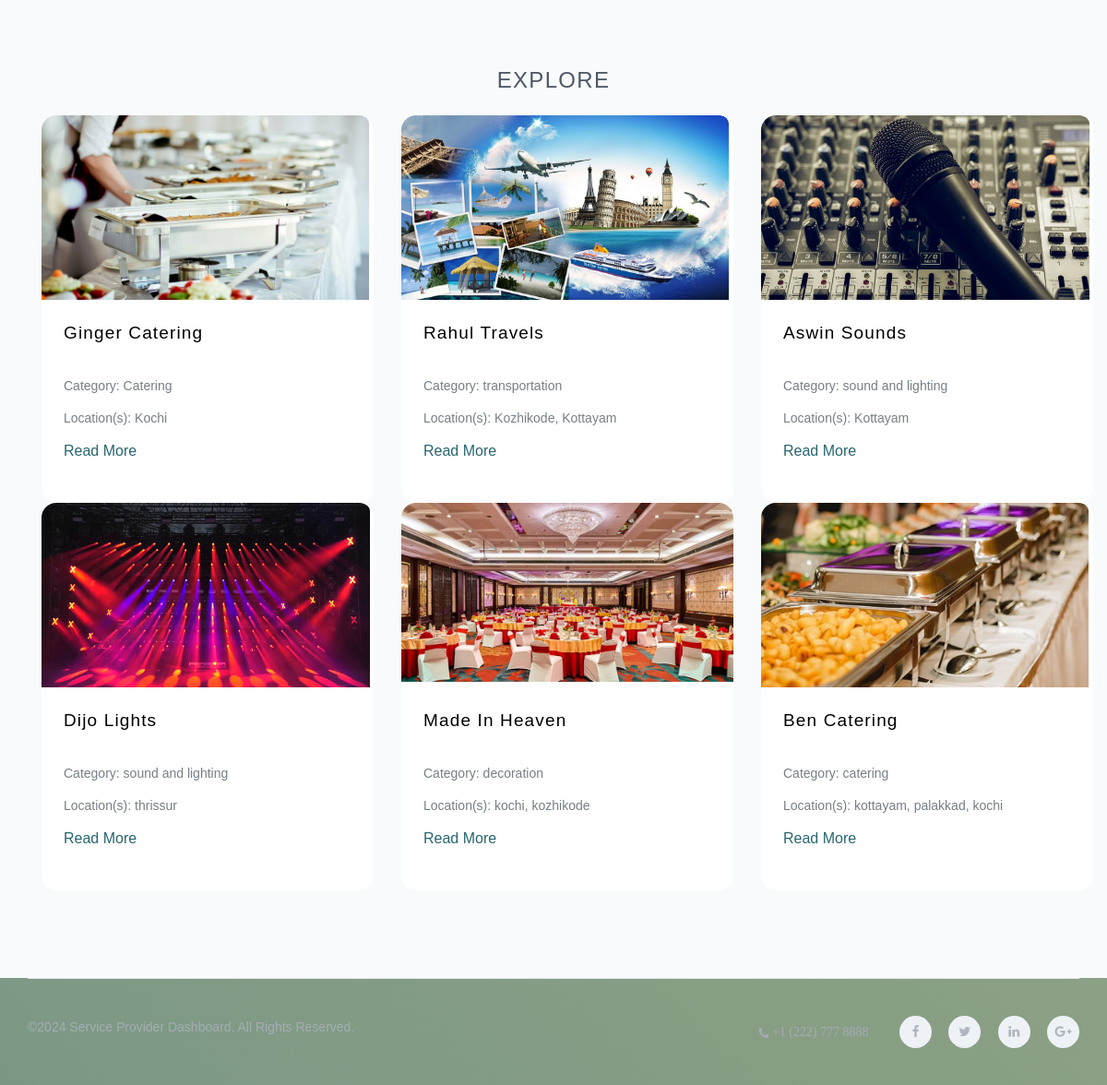
The page /services/ (lower part) on the database as committed earlier.
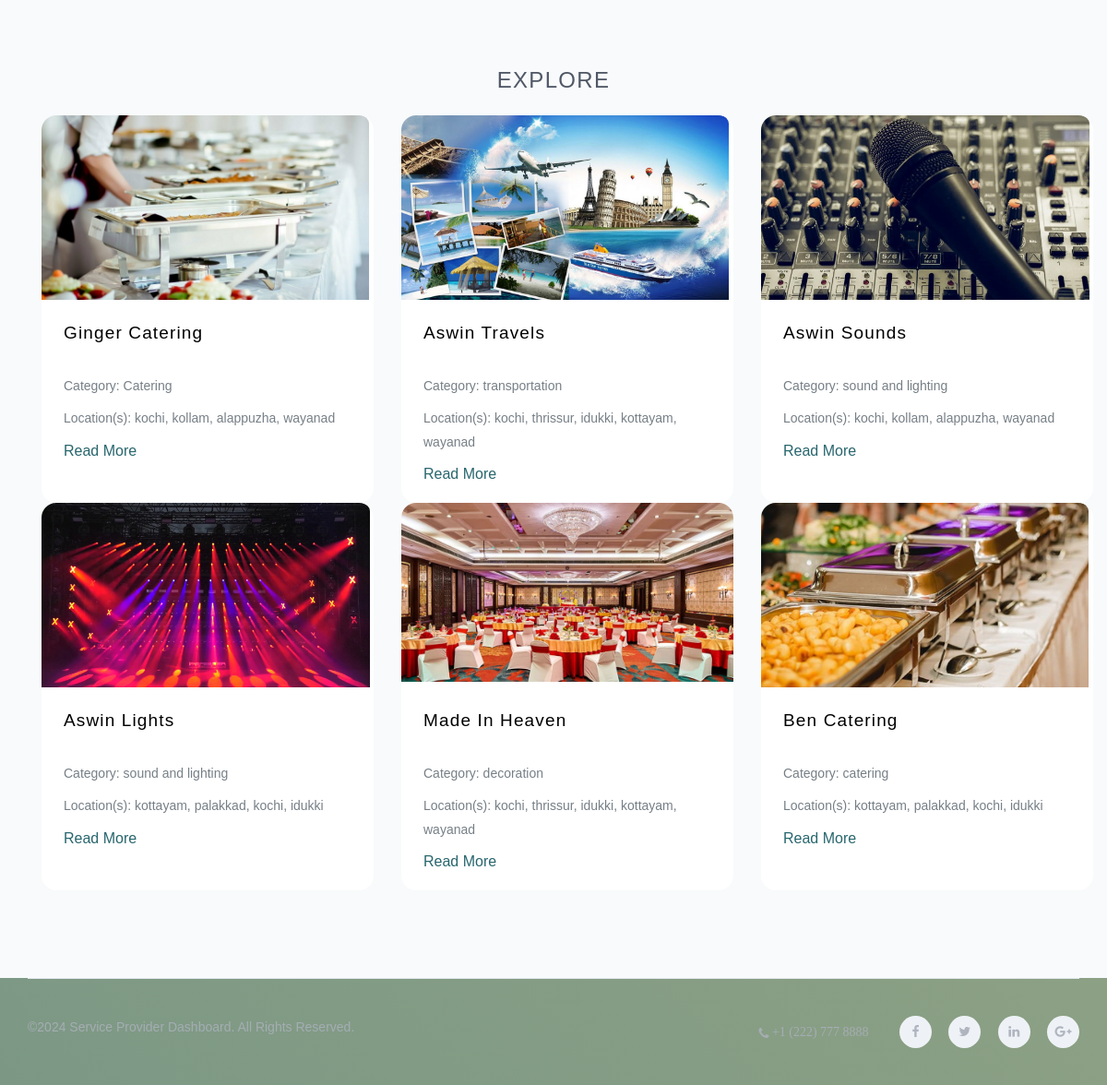
The same page on the database as committed later.
### eventapp/models.py (models this page shows, shortened)
class Service(models.Model):
    name = models.CharField(max_length=255)
    category = models.CharField(max_length=100)
    image = models.ImageField(upload_to='service_images/')
    locations = models.TextField(null=True)
    services_provided = models.TextField()
    description = models.TextField()
    rating = models.IntegerField(default=0,null=True)
    capacity = models.IntegerField(null=True)
    org_user=models.ForeignKey(CustomUser, on_delete=models.CASCADE,null=True,blank=True)
    rate = models.IntegerField(default=0,null=True)

### eventapp/views.py (the view)
# urls.py: path('services/', views.services, name='services'),
def services(request):
    if request.method == 'GET':
        service_input = request.GET.get('serviceInput', '').strip()
        city_input = request.GET.get('cityInput', '').strip()
        search = Service.objects.filter(category__iexact=service_input, locations__contains=city_input)
        view_search = {'search': search}
        services = Service.objects.all()[:6]
        view_service = {'services': services}
        return render(request, 'services.html', {**view_search, **view_service})
    services = Service.objects.all()[:6]
    view_service = {'services': services}
    return render(request, 'services.html', view_service)

### templates/services.html (shortened to what this page needs)
{% load static %}
<!doctype html>
<html class="no-js" lang="en">
    <head>
        <link rel="stylesheet" href="{% static 'css/styles.css' %}" type="text/css">
		<link rel="stylesheet" href="{% static 'css/animate.css' %}" type="text/css">
		<link rel="stylesheet" href="{% static 'css/bootnav.css' %}" type="text/css">
		<link rel="stylesheet" href="{% static 'css/bootstrap.min.css' %}" type="text/css">
		<link rel="stylesheet" href="{% static 'css/flaticon.css' %}" type="text/css">
		<link rel="stylesheet" href="{% static 'css/font-awesome.min.css' %}" type="text/css">
		<link rel="stylesheet" href="{% static 'css/linearicons.css' %}" type="text/css">
		<link rel="stylesheet" href="{% static 'css/responsive.css' %}" type="text/css">
		<link rel="stylesheet" href="{% static 'css/slick.css' %}" type="text/css">
		<link rel="stylesheet" href="{% static 'css/slick-theme.css' %}" type="text/css">
    </head>
	<body>
		<section id="explore" class="explore">
			<div class="container">
				<div class="section-header">
					<h2>explore</h2>
				</div>
				{% block content %}
<div class="container">
    <div class="row">
        {% for i in services %}
            <div class="col-md-4">
                <article>
                    <div class="article-wrapper">
                        <figure>
                            <img src="{{ i.image.url }}" class="card-img-top" alt="Service Image">
                        </figure>
                        <div class="article-body">
                            <h2>{{ i.name }}</h2><br>
                            <p>Category: {{ i.category }}<br></p>
                            <p>Location(s): {{ i.locations }}<br></p>
                            <a href="{% url 'viewservices' i.id %}" class="read-more">
                                Read more <span class="sr-only">about {{ i.name }}</span>
                            </a>
                        </div>
                    </div>
                </article>
            </div>
        {% endfor %}
    </div>
</div>
{% endblock %}
		</section>
		<footer id="footer"  class="footer">
			<div class="container">
				<div class="hm-footer-copyright">
					<div class="row">
						<div class="col-sm-5">
							<p>
								&copy;2024 Service Provider Dashboard. All rights reserved.</p>
						</div>
						<div class="col-sm-7">
							<div class="footer-social">
								<span><i class="fa fa-phone"> +1  (222) 777 8888</i></span>
								<a href="#"><i class="fa fa-facebook"></i></a>
								<a href="#"><i class="fa fa-twitter"></i></a>
								<a href="#"><i class="fa fa-linkedin"></i></a>
								<a href="#"><i class="fa fa-google-plus"></i></a>
							</div>
						</div>
					</div>
				</div>
			</div>
        </footer>
    </body>
</html>

### static/css/styles.css (style rules this page uses)
* { padding: 0; margin: 0; }
* { -webkit-box-sizing:border-box; -moz-box-sizing:border-box; -o-box-sizing:border-box; -ms-box-sizing:border-box; box-sizing:border-box; }
body { font-family: 'Poppins', sans-serif; font-size:14px; color:#a09e9c; text-transform:initial; max-width:1920px; margin:0 auto; overflow-x:hidden; }
a,a:hover,a:active,a:focus { display:inline-block; text-decoration:none; color: #343a3f; font-size:16px; padding:0; font-weight: 500; text-transform: capitalize; }
h1,h2,h3,h4,h5,h6 { margin: 0; color:#343a3f; font-size: 18px; font-weight: 500; text-transform: capitalize; }
p { margin: 0; color:#767f86; font-size:14px; line-height: 1.8; text-transform: initial; }
img { border:none;max-width:100%; height:auto; }
html,body { height: 100%; }
.section-header { position: relative; text-align: center; }
.section-header h2 { color: #505866; font-size:24px; font-weight: 500; margin-bottom: 24px; text-transform: uppercase; letter-spacing: 1.3px; }
.explore { padding:117px 0 95px; background: #f8fafb; }
.hm-footer-copyright { padding: 40px 0; border-top: 1px solid #e1e5eb; }
.hm-footer-copyright p,.hm-footer-copyright p a { color: #a5adb3; font-size: 14px; font-weight: 400; text-transform: capitalize; }
.footer-social { text-align: right; }
.footer-social .fa-phone:before { position: relative; top: 2px; }
.footer-social a ,.footer-social span { display: inline-block; color: #afb4bf; font-size: 14px; margin-left: 15px; -webkit-transition: .3s; -moz-transition:.3s; -ms-transition:.3s; -o-transition:.3s; transition: .3s; }
.footer-social a { width: 35px; height: 35px; line-height: 35px; background: #eef2f6; text-align: center; border-radius: 50%; }
.footer-social span { margin-right:15px;margin-left: 0;color: #a5adb3; }

### static/css/bootnav.css (style rules this page uses)
body { -webkit-transition: all 0.3s ease-in-out; -moz-transition: all 0.3s ease-in-out; -o-transition: all 0.3s ease-in-out; -ms-transition: all 0.3s ease-in-out; transition: all 0.3s ease-in-out; }

### templates/services.html (style rules this page uses)
.card-img-top { max-height: 200px; object-fit: cover; border-top-left-radius: 10px; border-top-right-radius: 10px; }
article { --img-scale: 1.001; --title-color: black; --link-icon-translate: -20px; --link-icon-opacity: 0; position: relative; border-radius: 16px; box-shadow: none; background: #fff; transform-origin: center; transition: all 0.4s ease-in-out; overflow: hidden; height: 420px; }
article a::after { position: absolute; inset-block: 0; inset-inline: 0; cursor: pointer; content: ""; }
article h2 { margin: 0 0 18px 0; font-size: 1.9rem; letter-spacing: 0.06em; color: var(--title-color); transition: color 0.3s ease-out; }
figure { margin: 0; padding: 0; width:100%; aspect-ratio: 16 / 9; overflow: hidden; }
article img { max-width: 100%; transform-origin: center; transform: scale(var(--img-scale)); transition: transform 0.4s ease-in-out; }
.article-body { padding: 24px; }
article a { display: inline-flex; align-items: center; text-decoration: none; color: #28666e; }
*, *::before, *::after { box-sizing: border-box; }
body { margin: 0; padding: 48px 0; font-family: "Figtree", sans-serif; font-size: 1.2rem; line-height: 1.6rem; background-image: linear-gradient(45deg, #7c9885, #b5b682); min-height: 100vh; }

Rows that differ between the two databases and show on the page:
changed Service "Ginger Catering": locations "Kochi" → "kochi, kollam, alappuzha, wayanad"
changed Service "transportation": name "Rahul Travels" → "Aswin Travels"; locations "Kozhikode, Kottayam" → "kochi, thrissur, idukki, kottayam, wayanad"
changed Service "Aswin Sounds": locations "Kottayam" → "kochi, kollam, alappuzha, wayanad"
changed Service: name "Dijo Lights" → "Aswin Lights"; locations "thrissur" → "kottayam, palakkad, kochi, idukki"
changed Service "Made In Heaven": locations "kochi, kozhikode" → "kochi, thrissur, idukki, kottayam, wayanad"
changed Service "Ben Catering": locations "kottayam, palakkad, kochi" → "kottayam, palakkad, kochi, idukki"
